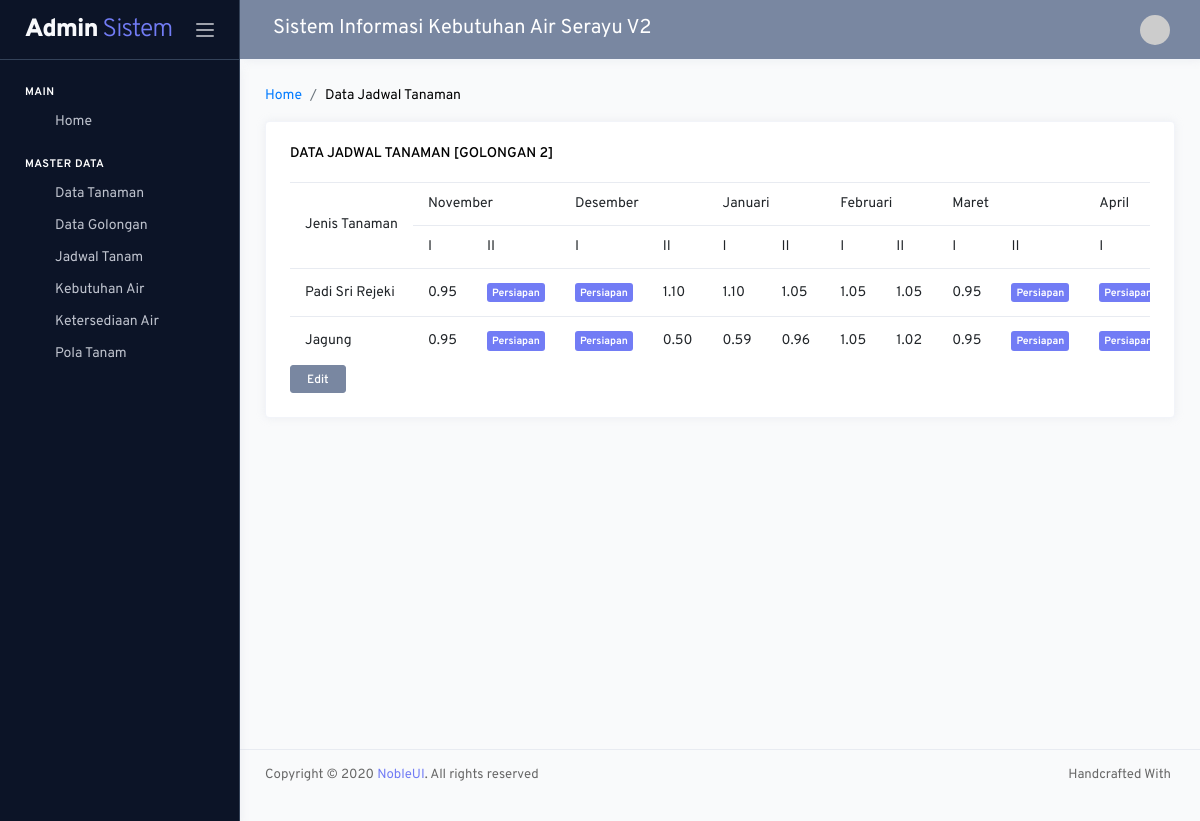
The app's page /admin/index.php?hal=jadwal/data&id=2 with its own data.
### tables this page shows
CREATE TABLE `tb_golongan` (
  `idgolongan` int(11) NOT NULL,
  `namagolongan` varchar(100) DEFAULT NULL,
  `efisiensi` int(11) DEFAULT NULL
);

CREATE TABLE `tb_tanaman` (
  `idtanaman` int(11) NOT NULL,
  `nama` varchar(50) DEFAULT NULL,
  `jenis` varchar(50) DEFAULT NULL,
  `perkolasi` int(11) DEFAULT NULL,
  `hujanefektif` int(11) DEFAULT NULL
);

### setting/crud.php (called while the page is built, shortened)
<?php
function _dataGetAll ($mysqli,$sql){
  $hasil=array();
  $result = $mysqli->query($sql);
  $num_results = $result->num_rows;
  if($num_results > 0){
    while ($data=mysqli_fetch_assoc($result)) {
      array_push($hasil,$data);
    }
  }
  return $hasil;
}
function caridata($conn,$qry){
  $row = $conn->query("$qry")->fetch_array();
  $x=$row[0];
  if($x==""){
    return "";
  }else{
    return $x;
  }
}
?>

### setting/konstanta.php (called while the page is built, shortened)
<?php
$_BULAN =array(
	'1'=>"November",
	'2'=>"Desember",
	'3'=>"Januari",
	'4'=>"Februari",
	'5'=>"Maret",
	'6'=>"April",
	'7'=>"Mei",
	'8'=>"Juni",
	'9'=>"Juli",
	'10'=>"Agustus",
	'11'=>"September",
	'12'=>"Oktober"
);
$_MINGGU =array(
	'1'=>"I",
	'2'=>"II",
	'3'=>"I",
	'4'=>"II",
	'5'=>"I",
	'6'=>"II",
	'7'=>"I",
	'8'=>"II",
	'9'=>"I",
	'10'=>"II",
	'11'=>"I",
	'12'=>"II",
	'13'=>"I",
	'14'=>"II",
	'15'=>"I",
	'16'=>"II",
	'17'=>"I",
	'18'=>"II",
	'19'=>"I",
	'20'=>"II",
	'21'=>"I",
	'22'=>"II",
	'23'=>"I",
	'24'=>"II"
);
?>

### admin/_partials/_menu.php (the view, shortened to what this page needs)
<ul class="nav">
  <li class="nav-item nav-category">Main</li>
  <li class="nav-item">
    <a href="?hal=dashboard" class="nav-link">
      <i class="link-icon" data-feather="box"></i>
      <span class="link-title">Home</span>
    </a>
  </li>
  <li class="nav-item nav-category">Master Data</li>
  <li class="nav-item">
    <a class="nav-link" data-toggle="collapse" href="#tanaman" role="button" aria-expanded="false" aria-controls="tanaman">
      <i class="link-icon" data-feather="bookmark"></i>
      <span class="link-title">Data Tanaman</span>
      <i class="link-arrow" data-feather="chevron-down"></i>
    </a>
  </li>
  <li class="nav-item">
    <a class="nav-link" data-toggle="collapse" href="#spp" role="button" aria-expanded="false" aria-controls="spp">
      <i class="link-icon" data-feather="award"></i>
      <span class="link-title">Data Golongan</span>
      <i class="link-arrow" data-feather="chevron-down"></i>
    </a>
  </li>
  <li class="nav-item">
    <a class="nav-link" data-toggle="collapse" href="#jadwal" role="button" aria-expanded="false" aria-controls="jadwal">
      <i class="link-icon" data-feather="heart"></i>
      <span class="link-title">Jadwal Tanam</span>
      <i class="link-arrow" data-feather="chevron-down"></i>
    </a>
  </li>
  <li class="nav-item">
    <a class="nav-link" data-toggle="collapse" href="#kebutuhan" role="button" aria-expanded="false" aria-controls="kebutuhan">
      <i class="link-icon" data-feather="activity"></i>
      <span class="link-title">Kebutuhan Air</span>
      <i class="link-arrow" data-feather="chevron-down"></i>
    </a>
        <?php
        $sql="SELECT * FROM tb_tanaman";
        foreach (_dataGetAll($mysqli,$sql) as $key => $value) {
          extract($value);
          if($jenis=='Padi'){
            ?>
            <li class="nav-item">
              <a href="?hal=kebutuhan/data_padi&id=<?=$idtanaman?>" class="nav-link"><?=$nama?></a>
            </li>
          <?php }else{ ?>
           <li class="nav-item">
            <a href="?hal=kebutuhan/data_palawija&id=<?=$idtanaman?>" class="nav-link"><?=$nama?></a>
          </li>
        <?php }} ?>
  </li>
  <li class="nav-item">
    <a class="nav-link" data-toggle="collapse" href="#intake" role="button" aria-expanded="false" aria-controls="intake">
      <i class="link-icon" data-feather="check-circle"></i>
      <span class="link-title">Ketersediaan Air</span>
      <i class="link-arrow" data-feather="chevron-down"></i>
    </a>
  </li>
  <li class="nav-item">
    <a class="nav-link" data-toggle="collapse" href="#polatanam" role="button" aria-expanded="false" aria-controls="polatanam">
      <i class="link-icon" data-feather="box"></i>
      <span class="link-title">Pola Tanam</span>
      <i class="link-arrow" data-feather="chevron-down"></i>
    </a>
  </li>
</ul>

### admin/modul/jadwal/data.php (shortened to what this page needs)
<nav class="page-breadcrumb">
	<ol class="breadcrumb">
		<li class="breadcrumb-item"><a href="?hal=dashboard">Home</a></li>
		<li class="breadcrumb-item" aria-current="page">Data Jadwal Tanaman</li>
	</ol>
</nav>
<div class="row">
	<div class="col-md-12 grid-margin stretch-card">
		<div class="card">
			<div class="card-body">
				<?php
				$idgolongan=$_GET['id'];
				$namagolongan=caridata($mysqli,"select namagolongan from tb_golongan where idgolongan='".$_GET['id']."'");
				?>
				<h6 class="card-title">Data Jadwal Tanaman [<?=$namagolongan?>]</h6>
				<div class="table-responsive">
					<table id="" class="table">
						<thead>
							<tr>
								<td rowspan="2">Jenis Tanaman</td>
								<?php foreach ($_BULAN as $key => $value) { ?>
									<td colspan="2"><?=$value?></td>
								<?php } ?>
							</tr>
							<tr>
								<?php for ($i=1;$i<=24;$i++) { ?>
									<td><?=$_MINGGU[$i]?></td>
								<?php } ?>
							</tr>
						</thead>
						<tbody>
							<?php
							$sql="SELECT * FROM tb_tanaman";
							foreach (_dataGetAll($mysqli,$sql) as $key => $value) {
								extract($value);
								$KOF=lihatnilai($mysqli,$idtanaman,$idgolongan);
								$PER=lihatper($mysqli,$idtanaman,$idgolongan);;
								?>
								<tr>
									<td><?=$nama?></td>
									<?php for ($i=1;$i<=24;$i++) {
										if(@$PER[$i]=='Persiapan'){
											echo "<td><span class='badge badge-primary'>Persiapan</span></td>";
										}else{
											?>
											<td><?=@$KOF[$i]?></td>
										<?php }}?>
									</tr>
								<?php } ?>
							</tbody>
						</table>
						<?=_edit("?hal=jadwal/input&id=$idgolongan")?>
					</div>
				</div>
			</div>
		</div>
	</div>
	<?php
	function lihatnilai($mysqli,$idtanaman,$idgolongan){
		$nilai=array();
		$no=0;
		$sql="SELECT * FROM tb_jadwal_tanam where idtanaman='$idtanaman' and idgolongan='$idgolongan' order by bulan asc";
		foreach (_dataGetAll($mysqli,$sql) as $key => $value) {
			extract($value);
			$nilai[$no+=1]=$koefisien;
		}
		return $nilai;
	}
	function lihatper($mysqli,$idtanaman,$idgolongan){
		$nilai=array();
		$no=0;
		$sql="SELECT * FROM tb_jadwal_tanam where idtanaman='$idtanaman' and idgolongan='$idgolongan' order by bulan asc";
		foreach (_dataGetAll($mysqli,$sql) as $key => $value) {
			extract($value);
			$nilai[$no+=1]=$status;
		}
		return $nilai;
	}
	?>

### records on screen
tb_golongan: namagolongan "GOLONGAN 2"
tb_tanaman: nama "Padi Sri Rejeki", i "0.95", i "1.10", i "1.05"
tb_tanaman: nama "Jagung", i "0.95", i "0.50", i "0.59", i "0.96", i "1.05", i "1.02"

### other values on screen
judul "Sistem Informasi Kebutuhan Air Serayu V2"
$value "November"
$value "Desember"
$value "Januari"
$value "Februari"
$value "Maret"
$value "April"
$_MINGGU[$i] "I"
$_MINGGU[$i] "II"
